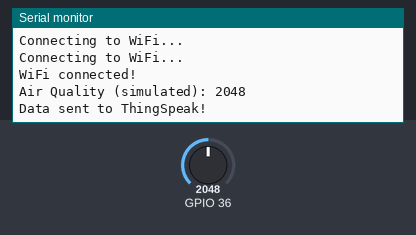
Recording of a sketch running on a simulated ESP32. Parts: the last lines printed to the serial monitor. The test bench sets the inputs (shaded band); at power-on: GPIO 36 = 2048. WiFi joins after 1.5 s; servers stay silent unless stated.

Above: at 3.2 s.
3.3 s: GPIO 36 set to 2866
At 7.51 s:
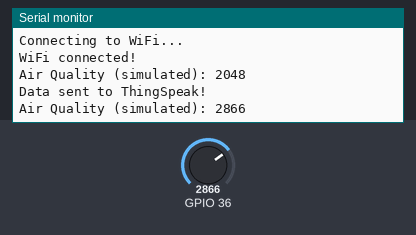
9.2 s: GPIO 36 set to 3603
At 13.3 s:
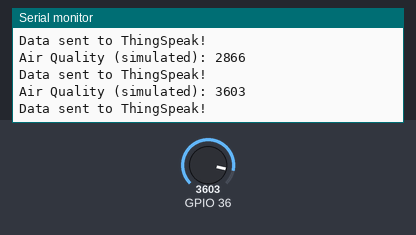
Timing chart, 0 to 14.8 s (numbered marks = the images above; inputs shaded):
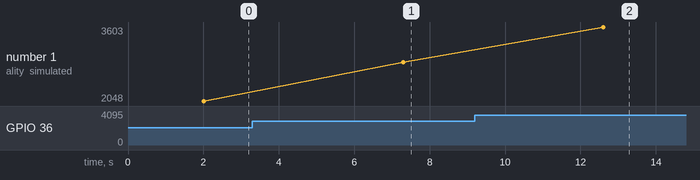

Measured:
- after the input at 3.3 s, the serial monitor: prints a new line after 4.0 s (image 1)
- after the input at 9.2 s, the serial monitor: prints a new line after 3.4 s (image 2)
- plotted number 1: 2048 → 2866 after the input at 3.3 s, 2866 → 3603 after the input at 9.2 s

The sketch:

IOT_air_quality_monitor.ino
```cpp
#include <WiFi.h>
#include <ThingSpeak.h>

const char* ssid = "Wokwi-GUEST";
const char* password = "";

WiFiClient client;
unsigned long channelID = 2998214;
const char* writeAPIKey = "PEP2CAJ8NOLIK56Y";

void setup() {
  Serial.begin(115200);
  WiFi.begin(ssid, password);
  ThingSpeak.begin(client);

  while (WiFi.status() != WL_CONNECTED) {
    delay(1000);
    Serial.println("Connecting to WiFi...");
  }

  Serial.println("WiFi connected!");
}

void loop() {
  int airValue = analogRead(A0);

  Serial.print("Air Quality (simulated): ");
  Serial.println(airValue);

  int response = ThingSpeak.writeField(channelID, 1, airValue, writeAPIKey);

  if (response == 200) {
    Serial.println("Data sent to ThingSpeak!");
  } else {
    Serial.println("Failed to send data. Error: " + String(response));
  }

  delay(5000);
}
```
